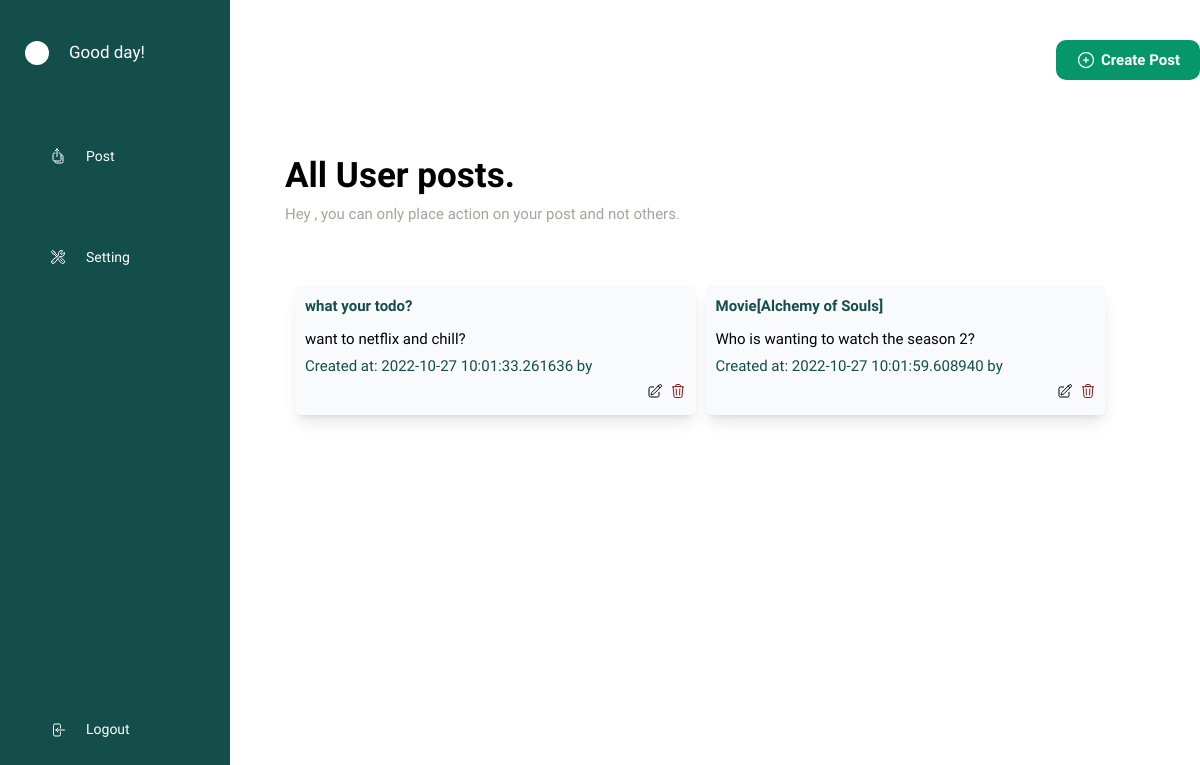
The app's page /dashboard (signed in) with its own data.
### app.py (models this page shows, shortened)
class Post(db.Model):
    id = db.Column(db.Integer, primary_key=True, unique=True)
    title = db.Column(db.String(100))
    content = db.Column(db.String(1000))
    author = db.Column(db.String(100), nullable=False)
    date = db.Column(db.DateTime, default=datetime.utcnow)

### app.py (the view)
@app.route('/dashboard')
@login_required
def dashboard():
    user = current_user
    blogs = Post.query.all()
    return render_template('dashboard.html', blogs=blogs, user=user)

### app.py (called while the page is built)
@login_manager.user_loader
def user_loader(id):
    return User.query.get(int(id))

### templates/dashboard.html (shortened to what this page needs)
<!DOCTYPE html>
<html lang="en">
<head>
    <script src="https://cdn.tailwindcss.com"></script>
</head>
<body>
    <div class="md:flex md:items-top">
        <div class="fixed z-[9999] top-0 w-full md:h-full left-0 md:w-[230px] bg-[#134e4a] py-[30px]">
            <div class="w-full space-x-[20px] flex items-center py-[10px] px-[25px]">
                <div class="text-[#fff]">
                    <div class="rounded-full w-6 h-6 bg-[#fff]"></div>
                </div>
                <div>
                    <div class="font-[500] text-[17px] text-[#fff]">Good day!</div>
                </div>
            </div>
            <div class="w-full hidden md:block mt-[60px] space-x-[20px] flex items-center py-[10px] px-[50px]">
                <a href="/" class="space-x-[20px] flex items-center w-full">
                    <div class="text-[#fff]">
                    </div>
                    <div>
                        <div class="font-[500] text-[14px] text-[#fff]">Post</div>
                    </div>
                </a>
            </div>
            <div class="w-full mt-[60px] hidden md:flex space-x-[20px] flex items-center py-[10px] px-[50px]">
                <div class="text-[#fff]">
                </div>
                <div>
                    <div class="font-[500] text-[14px] text-[#fff]">Setting</div>
                </div>
            </div>
            <div class="absolute hidden md:block bottom-0 mb-[50px]">
                <div class="w-full mt-[60px] space-x-[20px] flex items-center py-[10px] px-[50px]">
                    <div class="text-[#fff]">
                    </div>
                    <a href="{{ url_for('logout') }}">
                        <div>
                            <div class="font-[500] text-[14px] text-[#fff]">Logout</div>
                        </div>
                    </a>
                </div>
            </div>
        </div>
        <div class="md:ml-[260px] w-[90%] pb-[30px] md:w-[65%] lg:w-[80%] mt-[120px] md:mt-[0px] lg:mt-[0px]">
            <div class="py-[40px] sticky h-fit w-full">
                <a href="{{ url_for('create' ,id = user.id) }}">
                    <div
                        class="float-right flex items-center space-x-[5px] bg-[#059669] cursor-pointer font-[600] text-[#fff] text-[15px] text-center rounded-[10px] py-[10px] leading-[18px] px-[20px]">
                        <div class="text-[#fff] font-[600]">
                            <svg xmlns="http://www.w3.org/2000/svg" fill="none" viewBox="0 0 24 24" stroke-width="1.5"
                                stroke="currentColor" class="w-5 h-5">
                                <path stroke-linecap="round" stroke-linejoin="round"
                                    d="M12 9v6m3-3H9m12 0a9 9 0 11-18 0 9 9 0 0118 0z" />
                            </svg>
                        </div>
                        <div>Create Post</div>
                    </div>
                </a>
            </div>
            <div class="mt-[60px] w-full py-[10px] px-[25px]">
                <div class="font-[700] text-[#000] text-[25px] md:text-[35px]">All User posts.</div>
                <div class="font-[400] text-[#a8a29e] text-[12px] md:text-[15px]">Hey {{ user.name }}, you can only
                    place action on
                    your post and not others.</div>
                <div class="flex flex-row flex-wrap mt-[30px] items-center w-full">
                    {% if user %}
                    {% for blog in blogs %}
                    <div
                        class="bg-[#f9fafb] h-fit md:h-[130px] mt-[30px] ml-[10px] overflow-y-scroll p-[10px] shadow-lg w-full md:w-[45%] rounded-[6px]">
                        <div class="font-[700] text-[15px] text-[#134e4a]">{{ blog.title }}</div>
                        <div class="font-[500] text-[15px] text-[#000] mt-[10px]">{{ blog.content }}</div>
                        <div class="font-[500] text-[12px] md:text-[15px] text-[#134e4a] mt-[5px]">Created at: {{
                            blog.date }} by
                            {{ blog.author }}</div>
                        <div class="mt-[5px] text-right w-full">
                            <div class="flex space-x-[7px] float-right">
                                <a href="{{ url_for('update' ,id = blog.id) }}">
                                    <div>
                                    </div>
                                </a>
                                <a href="{{ url_for('delete' ,id = blog.id) }}">
                                    <div class="text-red-900">
                                    </div>
                                </a>
                            </div>
                        </div>
                    </div>
                    {% endfor %}
                    {% endif %}
                </div>
            </div>
        </div>
    </div>
</body>
</html>

### templates/dashboard.html (style rules this page uses)
body { font-family: 'Puritan', sans-serif; }

### records on screen
Post: title "what your todo?", content "want to netflix and chill?", date "2022-10-27 10:01:33.261636"
Post: title "Movie[Alchemy of Souls]", content "Who is wanting to watch the season 2?", date "2022-10-27 10:01:59.608940"
